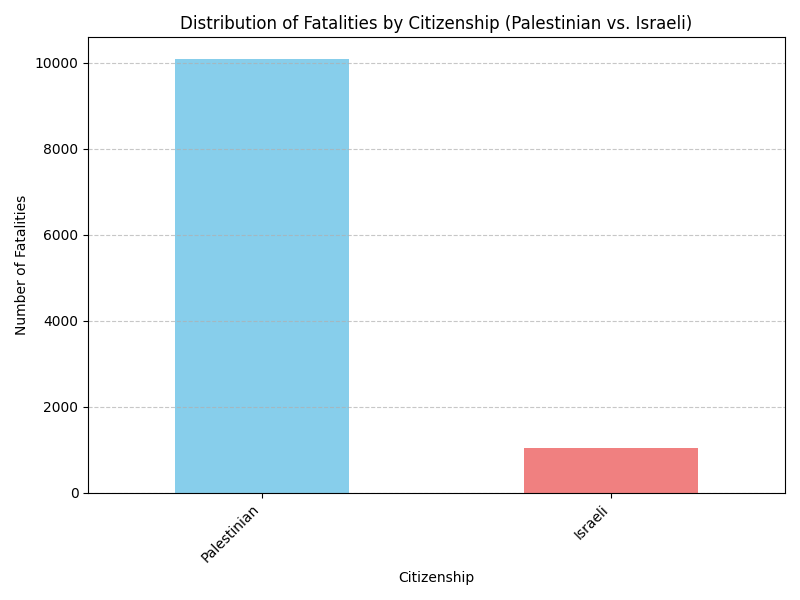

Here is the Python script that generated this plot:
import pandas as pd
import matplotlib.pyplot as plt

# Load the dataset
dataset_path = 'fatalities_isr_pse_conflict_2000_to_2023.csv'
events_data = pd.read_csv(dataset_path)

# Filter data for Palestinian and Israeli citizenships
selected_citizenships = ['Palestinian', 'Israeli']
filtered_data = events_data[events_data['citizenship'].isin(selected_citizenships)]

# Count the occurrences of each citizenship
citizenship_counts = filtered_data['citizenship'].value_counts()

# Visualize the distribution of fatalities across Palestinian and Israeli citizenships
plt.figure(figsize=(8, 6))
citizenship_counts.plot(kind='bar', color=['skyblue', 'lightcoral'])
plt.title('Distribution of Fatalities by Citizenship (Palestinian vs. Israeli)')
plt.xlabel('Citizenship')
plt.ylabel('Number of Fatalities')
plt.grid(axis='y', linestyle='--', alpha=0.7)
plt.xticks(rotation=45, ha='right', fontsize=10)
plt.show()
